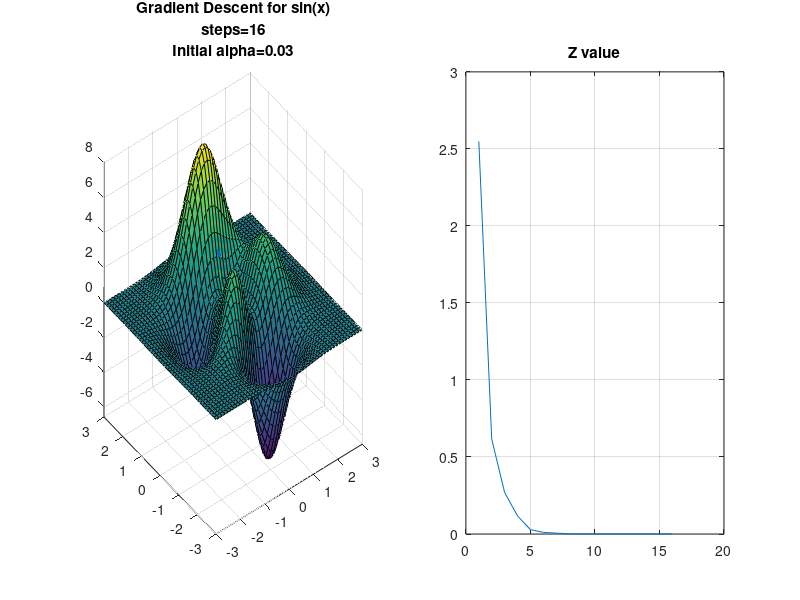

This figure's MATLAB source:

% f(x) = sin(x);

% max allowed error
err = 1e-6;
%max cicles allowed
maxCicle = 200;

dx=0.01; dy =0.01;

% plot number
pl = 1;
% regularization parameter
for alpha=[0.03]
  oldAlpha = alpha;
  zold =0;
  % starting point
  % x0 =2; y0=-2;
  x0 =0; y0= 1.2;
  data = [];
  % how many steps
  cicle = 0;
  done = false;
  while ( cicle<maxCicle && ! done)
 
      alphaTooBig = false;
      % numerical way
      Dx = (peaks([x0+dx],[y0])-peaks([x0],[y0]))/dx;
      Dy = (peaks([x0],[y0+dy])-peaks([x0],[y0]))/dy;
      
      do
        x1 = x0 - alpha*Dx;
        y1 = y0 - alpha*Dy;
        if ( sign(peaks([x1],[y1])) != sign( peaks([x0],[y0]) ) ) 
          alpha /= 3;
          alphaTooBig = true;
        else 
          alphaTooBig = false;
        endif
      until( !alphaTooBig )
      
      z = peaks([x1],[y1]);
      
      x0 = x1;
      y0 = y1;
      
      if ( abs(zold - z) <  err )
        done = true;
      else 
        zold = z;
        data = [ data ; x0, y0, z];
        ++cicle;
      endif;
      
  endwhile;
  
  figure 1;
    subplot(1,2,pl++);
    peaks();
    hold on; grid on;
    scatter3(data(:,1),data(:,2),data(:,3),"red","filled");
    plot3(data(:,1),data(:,2),data(:,3),"g--");
    title(sprintf("Gradient Descent for sin(x)\nsteps=%d\nInitial alpha=%d",cicle, oldAlpha));
    hold off;

    subplot(1,2,2);
    plot(data(:,3));
    title("Z value");
    grid on
    
endfor;


    
    